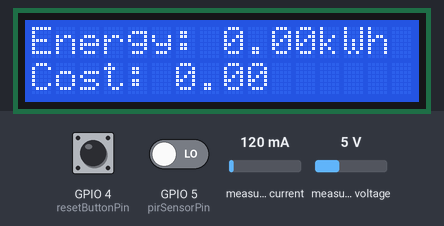
The sketch below on a simulated ESP32. Parts: 16×2 character LCD. The inputs (shaded band) are chosen by the test bench; at power-on: GPIO 4 (resetButtonPin) HIGH, measured current 120 mA, measured voltage 5 V, GPIO 5 (pirSensorPin) LOW. WiFi joins after 1.5 s; servers stay silent unless stated; EEPROM starts erased; what the sketch prints to the serial monitor is not drawn.

Above: at 6.7 s.
6.8 s: GPIO 4 (resetButtonPin) pulled LOW for 0.15 s
At 8.4 s:
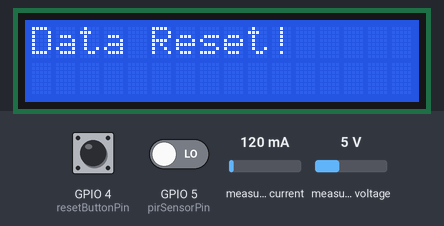
13.4 s: measured current set to 40 mA
At 16.5 s:
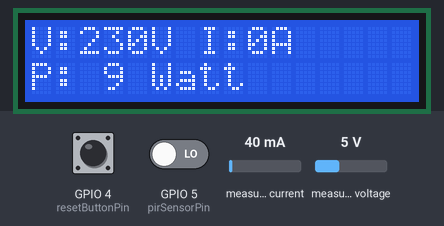
19.6 s: measured voltage set to 0.3 V
At 20.7 s:
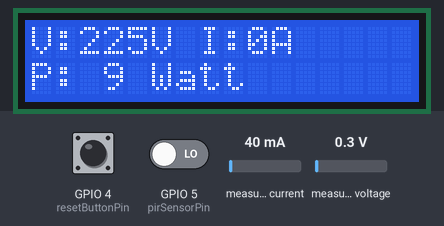
25.6 s: measured current set to 500 mA
At 29.3 s:
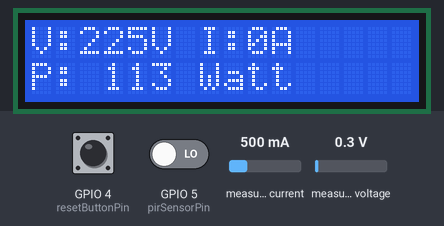
31.6 s: measured voltage set to 3.8 V
At 33.5 s:
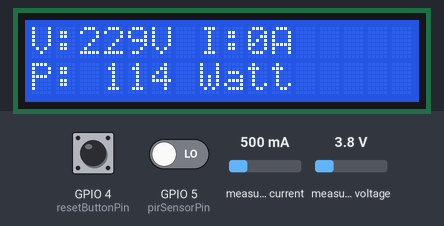
Timing chart, 0 to 35.0 s (numbered marks = the images above; inputs shaded):
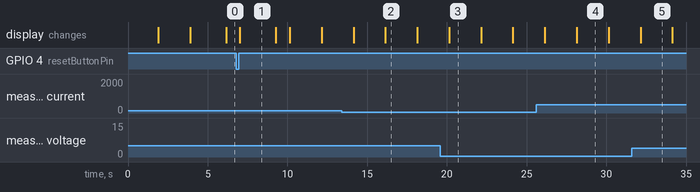

The sketch:

sketch_feb22a.ino
```cpp
#define BLYNK_TEMPLATE_ID "TMPL3ikVwtGff"
#define BLYNK_TEMPLATE_NAME "IoT Energy Meter"
#define BLYNK_PRINT Serial

#include "EmonLib.h"
#include <EEPROM.h>
#include <WiFi.h>
#include <BlynkSimpleEsp32.h>
#include <Wire.h>
#include <LiquidCrystal_PCF8574.h>
#include <HTTPClient.h>
#include <ArduinoJson.h>

// LCD Display (ESP32-Compatible)
LiquidCrystal_PCF8574 lcd(0x27);

// Telegram Bot credentials
const char* telegramBotToken = "*********";  // Replace with your actual bot token
const char* telegramChatID = "*********";  // Replace with your actual chat ID

// Calibration constants
const float vCalibration = 42.5;
const float currCalibration = 1.80;

// Blynk and WiFi credentials
const char auth[] = "6Qvuuvb8SBU5Ycl7RTSl9iQ7yrKh16sS";
const char ssid[] = "Mnr";
const char pass[] = "12345678";

// EnergyMonitor instance
EnergyMonitor emon;

// Blynk timer
BlynkTimer timer;

// Energy tracking variables
float kWh = 0.0;
float cost = 0.0;
const float ratePerkWh = 6.5;
unsigned long lastMillis = millis();

// EEPROM storage addresses
const int addrKWh = 12;
const int addrCost = 16;

// LCD display page
int displayPage = 0;

// Reset button and PIR sensor pins
const int resetButtonPin = 4;
const int pirSensorPin = 5;  // PIR sensor connected to GPIO 5

// PIR Sensor state
bool motionDetected = false;

// Function prototypes
void sendEnergyDataToBlynk();
void readEnergyDataFromEEPROM();
void saveEnergyDataToEEPROM();
void updateLCD();
void changeDisplayPage();
void sendBillToTelegram();
void resetEEPROM();
void handleMotionDetection();

void setup() {
  Serial.begin(115200);

  // Initialize WiFi
  WiFi.begin(ssid, pass);
  while (WiFi.status() != WL_CONNECTED) {
    delay(500);
    Serial.print(".");
  }
  Serial.println("\nConnected to WiFi");

  Blynk.begin(auth, ssid, pass);

  // Initialize LCD
  lcd.begin(16, 2);
  lcd.setBacklight(255);
  lcd.setCursor(0, 0);
  lcd.print("IoT Energy Meter");
  delay(2000);
  lcd.clear();

  // Initialize EEPROM
  EEPROM.begin(32);

  // Initialize buttons and sensors
  pinMode(resetButtonPin, INPUT_PULLUP);
  pinMode(pirSensorPin, INPUT);

  // Read stored energy data
  readEnergyDataFromEEPROM();

  // Setup energy monitor
  emon.voltage(35, vCalibration, 1.7);
  emon.current(34, currCalibration);

  // Setup timers
  timer.setInterval(2000L, sendEnergyDataToBlynk);
  timer.setInterval(2000L, changeDisplayPage);
  timer.setInterval(60000L, sendBillToTelegram);
  timer.setInterval(1000L, handleMotionDetection); // Check PIR sensor every second
}

void loop() {
  Blynk.run();
  timer.run();

  // Check if reset button is pressed
  if (digitalRead(resetButtonPin) == LOW) {
    delay(200);
    resetEEPROM();
  }
}

void sendEnergyDataToBlynk() {
  emon.calcVI(20, 2000);
  float Vrms = emon.Vrms;
  float Irms = emon.Irms;
  float apparentPower = emon.apparentPower;

  // Calculate energy consumption
  unsigned long currentMillis = millis();
  kWh += apparentPower * (currentMillis - lastMillis) / 3600000000.0;
  lastMillis = currentMillis;

  // Calculate cost
  cost = kWh * ratePerkWh;

  // Save updated data
  saveEnergyDataToEEPROM();

  // Send data to Blynk
  Blynk.virtualWrite(V0, Vrms);
  Blynk.virtualWrite(V1, Irms);
  Blynk.virtualWrite(V2, apparentPower);
  Blynk.virtualWrite(V3, kWh);
  Blynk.virtualWrite(V4, cost);

  // Update LCD display
  updateLCD();
}

void readEnergyDataFromEEPROM() {
  EEPROM.get(addrKWh, kWh);
  EEPROM.get(addrCost, cost);

  if (isnan(kWh)) {
    kWh = 0.0;
    saveEnergyDataToEEPROM();
  }
  if (isnan(cost)) {
    cost = 0.0;
    saveEnergyDataToEEPROM();
  }
}

void saveEnergyDataToEEPROM() {
  EEPROM.put(addrKWh, kWh);
  EEPROM.put(addrCost, cost);
  EEPROM.commit();
}

void updateLCD() {
  lcd.clear();
  if (displayPage == 0) {
    lcd.setCursor(0, 0);
    lcd.printf("V:%.fV I:%.fA", emon.Vrms, emon.Irms);
    lcd.setCursor(0, 1);
    lcd.printf("P: %.f Watt", emon.apparentPower);
  } else if (displayPage == 1) {
    lcd.setCursor(0, 0);
    lcd.printf("Energy: %.2fkWh", kWh);
    lcd.setCursor(0, 1);
    lcd.printf("Cost: %.2f", cost);
  }
}

void changeDisplayPage() {
  displayPage = (displayPage + 1) % 2;
  updateLCD();
}

void sendBillToTelegram() {
  String message = "Total Energy Consumed: " + String(kWh, 2) + " kWh\nTotal Cost: ₹" + String(cost, 2);

  HTTPClient http;
  http.begin("https://api.telegram.org/bot" + String(telegramBotToken) + "/sendMessage");
  http.addHeader("Content-Type", "application/json");

  DynamicJsonDocument jsonDoc(256);
  jsonDoc["chat_id"] = telegramChatID;
  jsonDoc["text"] = message;

  String jsonString;
  serializeJson(jsonDoc, jsonString);
  int httpCode = http.POST(jsonString);

  http.end();
}

void resetEEPROM() {
  kWh = 0.0;
  cost = 0.0;
  saveEnergyDataToEEPROM();
  lcd.clear();
  lcd.setCursor(0, 0);
  lcd.print("Data Reset!");
  delay(2000);
}

// Motion Detection Function
void handleMotionDetection() {
  int motionState = digitalRead(pirSensorPin);

  if (motionState == HIGH && !motionDetected) {
    motionDetected = true;
    Serial.println("Motion Detected!");

    // Send motion alert to Blynk
    Blynk.virtualWrite(V5, 1);

    // Send alert to Telegram
    String motionMessage = "🚨 Motion detected!";
    HTTPClient http;
    http.begin("https://api.telegram.org/bot" + String(telegramBotToken) + "/sendMessage");
    http.addHeader("Content-Type", "application/json");

    DynamicJsonDocument jsonDoc(256);
    jsonDoc["chat_id"] = telegramChatID;
    jsonDoc["text"] = motionMessage;

    String jsonString;
    serializeJson(jsonDoc, jsonString);
    http.POST(jsonString);
    http.end();
  }

  if (motionState == LOW && motionDetected) {
    motionDetected = false;
    Blynk.virtualWrite(V5, 0);
  }
}
```

Measured:
- after the input at 6.8 s, the display: changes after 0.22 s (image 1)
- after the input at 13.4 s, the display: first differs from a run without the input after 2.7 s (image 2)
- after the input at 19.6 s, the display: changes after 0.55 s (image 3)
- after the input at 25.6 s, the display: first differs from a run without the input after 2.6 s (image 4)
- after the input at 31.6 s, the display: changes after 0.55 s (image 5)
- what the display in image 1 shows lasts 2.3 s, from 7.0 s to 9.3 s
- what the display in image 2 shows lasts 2.0 s, from 16.1 s to 18.1 s
